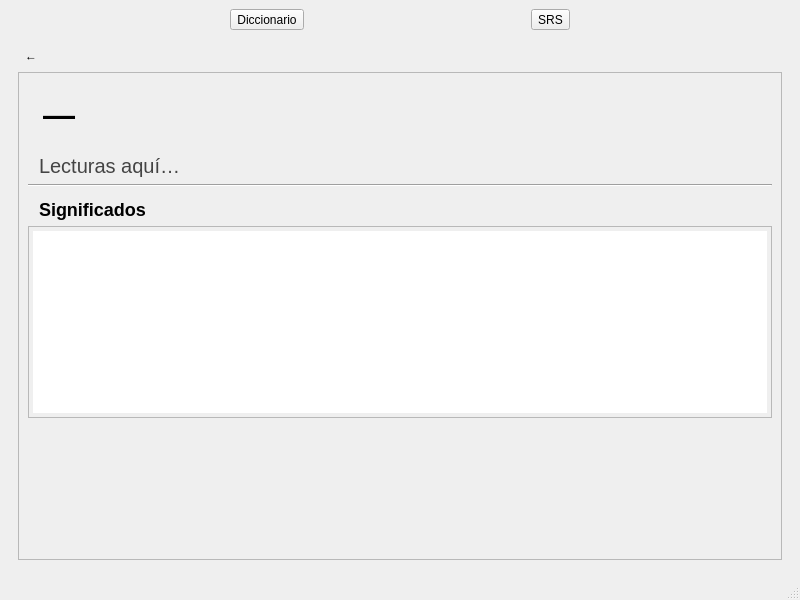
<?xml version="1.0" encoding="UTF-8"?>
<ui version="4.0">
 <class>MainWindow</class>
 <widget class="QMainWindow" name="MainWindow">
  <property name="geometry">
   <rect>
    <x>0</x>
    <y>0</y>
    <width>800</width>
    <height>600</height>
   </rect>
  </property>
  <property name="windowTitle">
   <string>App Diccionario</string>
  </property>
  <widget class="QWidget" name="centralwidget">
   <layout class="QVBoxLayout" name="verticalLayoutMain">
    <item>
     <layout class="QHBoxLayout" name="tabBarLayout">
      <item>
       <widget class="QToolButton" name="toolBtnDiccionario">
        <property name="text">
         <string>Diccionario</string>
        </property>
        <property name="checkable">
         <bool>true</bool>
        </property>
       </widget>
      </item>
      <item>
       <widget class="QToolButton" name="toolBtnSRS">
        <property name="text">
         <string>SRS</string>
        </property>
        <property name="checkable">
         <bool>true</bool>
        </property>
       </widget>
      </item>
     </layout>
    </item>
    <item>
     <widget class="QStackedWidget" name="stackedWidget">
      <property name="currentIndex">
       <number>1</number>
      </property>
      <widget class="QWidget" name="pageDictionary">
       <layout class="QVBoxLayout" name="layoutDictionary">
        <item>
         <widget class="QLineEdit" name="lineEditSearch">
          <property name="placeholderText">
           <string>Buscar...</string>
          </property>
         </widget>
        </item>
        <item>
         <widget class="QListView" name="searchResultList"/>
        </item>
       </layout>
      </widget>
      <widget class="QWidget" name="pageDetails">
       <layout class="QVBoxLayout" name="layoutDetails">
        <item>
         <widget class="QToolButton" name="btnBack">
          <property name="text">
           <string>←</string>
          </property>
          <property name="autoRaise">
           <bool>true</bool>
          </property>
         </widget>
        </item>
        <item>
         <widget class="QScrollArea" name="detailsScroll">
          <property name="widgetResizable">
           <bool>true</bool>
          </property>
          <widget class="QWidget" name="detailsContainer">
           <property name="geometry">
            <rect>
             <x>0</x>
             <y>0</y>
             <width>754</width>
             <height>434</height>
            </rect>
           </property>
           <layout class="QVBoxLayout" name="detailsLayout">
            <item>
             <widget class="QLabel" name="labelMainWord">
              <property name="styleSheet">
               <string>
font-size: 32px;
font-weight: bold;
padding: 6px;
               </string>
              </property>
              <property name="text">
               <string>—</string>
              </property>
              <property name="alignment">
               <set>Qt::AlignmentFlag::AlignLeading|Qt::AlignmentFlag::AlignLeft|Qt::AlignmentFlag::AlignTop</set>
              </property>
             </widget>
            </item>
            <item>
             <widget class="QLabel" name="labelReadings">
              <property name="styleSheet">
               <string>
font-size: 20px;
color: #444;
padding-left: 6px;
               </string>
              </property>
              <property name="text">
               <string>Lecturas aquí…</string>
              </property>
             </widget>
            </item>
            <item>
             <widget class="QFrame" name="lineSeparator1">
              <property name="frameShape">
               <enum>QFrame::Shape::HLine</enum>
              </property>
              <property name="frameShadow">
               <enum>QFrame::Shadow::Sunken</enum>
              </property>
             </widget>
            </item>
            <item>
             <widget class="QLabel" name="labelSensesTitle">
              <property name="styleSheet">
               <string>
font-size: 18px;
font-weight: 600;
padding: 6px 0 0 6px;
               </string>
              </property>
              <property name="text">
               <string>Significados</string>
              </property>
             </widget>
            </item>
            <item>
             <widget class="QListWidget" name="listSenses">
              <property name="styleSheet">
               <string>
font-size: 16px;
padding: 4px;
               </string>
              </property>
             </widget>
            </item>
            <item>
             <spacer name="spacerBottom">
              <property name="orientation">
               <enum>Qt::Orientation::Vertical</enum>
              </property>
              <property name="sizeHint" stdset="0">
               <size>
                <width>20</width>
                <height>40</height>
               </size>
              </property>
             </spacer>
            </item>
           </layout>
          </widget>
         </widget>
        </item>
       </layout>
      </widget>
      <widget class="QWidget" name="pageSRS">
       <layout class="QVBoxLayout" name="layoutSRS">
        <item>
         <widget class="QLabel" name="labelSRS">
          <property name="text">
           <string>Contenido SRS</string>
          </property>
         </widget>
        </item>
       </layout>
      </widget>
     </widget>
    </item>
   </layout>
  </widget>
  <widget class="QMenuBar" name="menubar">
   <property name="geometry">
    <rect>
     <x>0</x>
     <y>0</y>
     <width>800</width>
     <height>25</height>
    </rect>
   </property>
  </widget>
  <widget class="QStatusBar" name="statusbar"/>
 </widget>
 <resources/>
 <connections/>
</ui>
